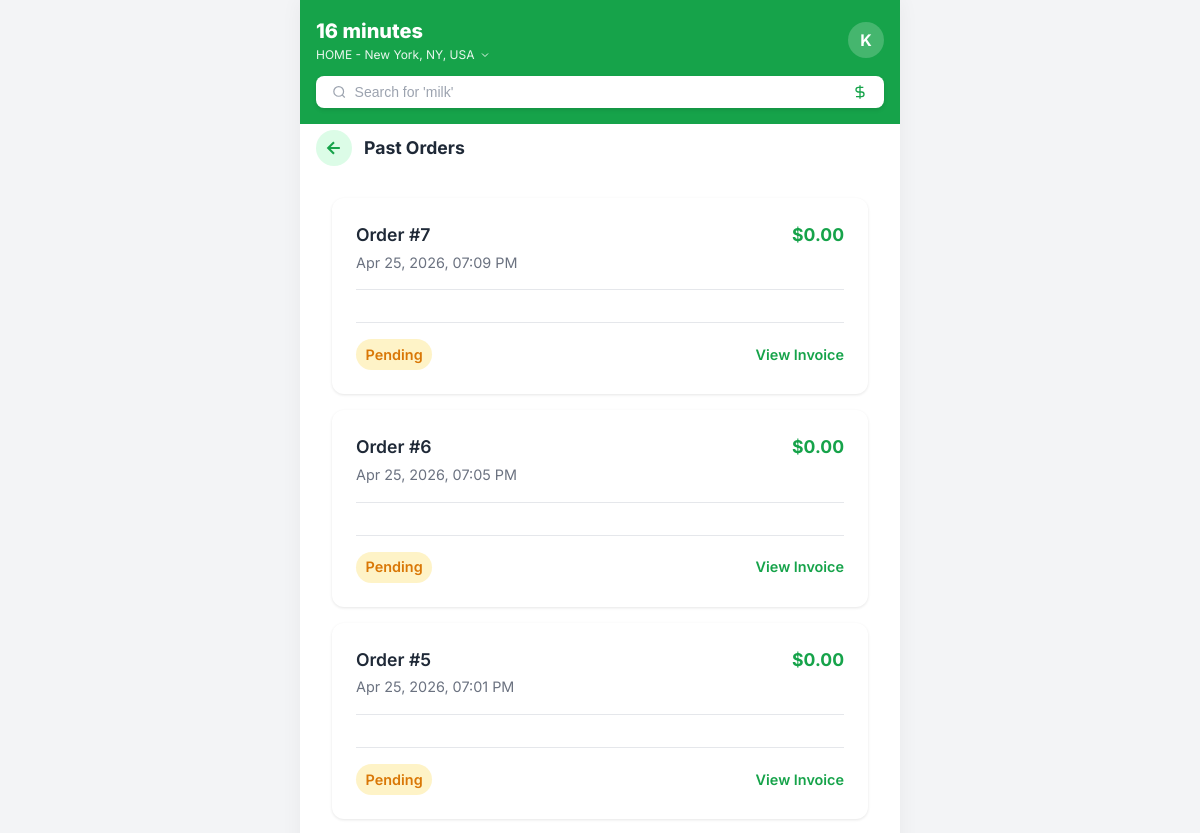
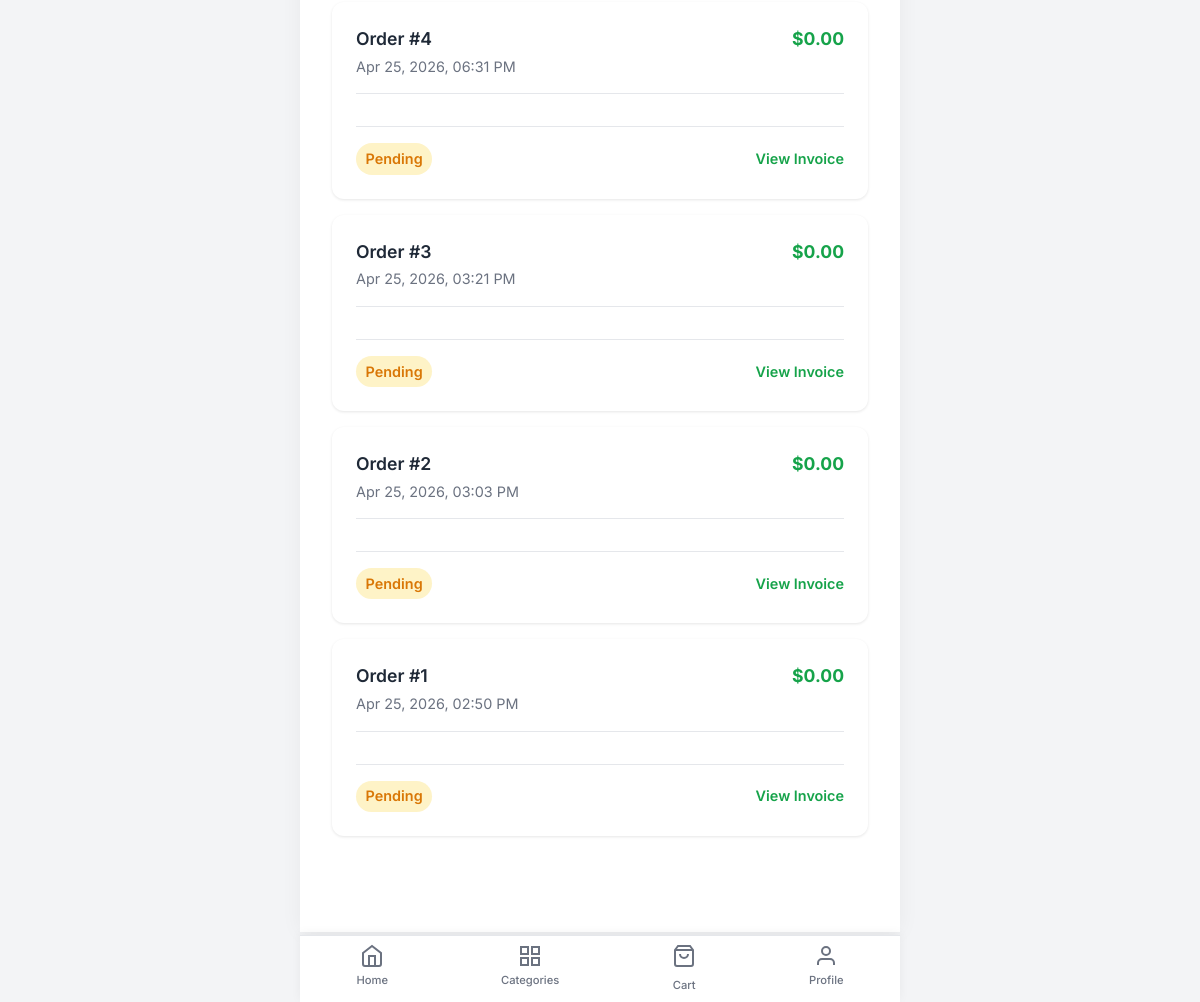
The page /accounts/orders/ (signed in) on the database its author committed (2 pictures, top to bottom).
### orders/models.py (models this page shows, shortened)
class Order(models.Model):
    user = models.ForeignKey(settings.AUTH_USER_MODEL, on_delete=models.CASCADE, null=True, blank=True)
    first_name = models.CharField(max_length=50)
    last_name = models.CharField(max_length=50)
    email = models.EmailField()
    address = models.CharField(max_length=250)
    postal_code = models.CharField(max_length=20)
    city = models.CharField(max_length=100)
    shipping_address = models.ForeignKey('accounts.Address', on_delete=models.SET_NULL, null=True, blank=True, related_name='orders')
    payment_method = models.ForeignKey('accounts.PaymentMethod', on_delete=models.SET_NULL, null=True, blank=True, related_name='orders')
    created = models.DateTimeField(auto_now_add=True)
    updated = models.DateTimeField(auto_now=True)
    paid = models.BooleanField(default=False)
    class Meta:
        ordering = ('-created',)
    def get_total_cost(self):
        return sum(item.get_cost() for item in self.items.all())

### accounts/views.py (the view)
# urls.py: path('orders/', views.orders, name='orders'),
@login_required
def orders(request):
    user_orders = Order.objects.filter(user=request.user).order_by('-created')
    return render(request, 'accounts/orders.html', {'orders': user_orders})

### cart/cart.py (called while the page is built)
    def __len__(self):
        return sum(item['quantity'] for item in self.cart.values())

### cart/context_processors.py (called while the page is built)
def cart(request):
    return {'cart': Cart(request)}

### accounts/templates/accounts/orders.html (shortened to what this page needs)
{% extends 'base.html' %}
{% block content %}
<div class="search-page-header">
    <a href="{% url 'accounts:profile' %}" class="back-btn" aria-label="Go back">
        <svg width="20" height="20" viewBox="0 0 24 24" fill="none" stroke="currentColor" stroke-width="2.5">
            <path d="M19 12H5M12 5l-7 7 7 7"/>
        </svg>
    </a>
    <h1 class="search-page-title">Past Orders</h1>
</div>
<div style="padding: 1rem; padding-bottom: 80px;">
    {% if orders %}
        <div style="display: flex; flex-direction: column; gap: 1rem;">
            {% for order in orders %}
            <div style="background: white; border-radius: 12px; padding: 1.5rem; box-shadow: 0 1px 3px rgba(0,0,0,0.1);">
                <div style="display: flex; justify-content: space-between; align-items: flex-start; margin-bottom: 1rem;">
                    <div>
                        <h3 style="margin: 0; font-size: 1.1rem; font-weight: 600;">Order #{{ order.id }}</h3>
                        <p style="margin: 0.2rem 0 0; color: #6b7280; font-size: 0.9rem;">{{ order.created|date:"M d, Y, h:i A" }}</p>
                    </div>
                    <div style="font-weight: 700; color: var(--primary); font-size: 1.1rem;">
                        ${{ order.get_total_cost|floatformat:2 }}
                    </div>
                </div>
                <div style="border-top: 1px solid #e5e7eb; padding-top: 1rem; margin-bottom: 1rem;">
                </div>
                <div style="display: flex; justify-content: space-between; align-items: center; border-top: 1px solid #e5e7eb; padding-top: 1rem;">
                    <span style="display: inline-flex; align-items: center; gap: 0.3rem; font-size: 0.9rem; font-weight: 600; color: {% if order.paid %}var(--primary){% else %}#d97706{% endif %}; background: {% if order.paid %}var(--primary-light){% else %}#fef3c7{% endif %}; padding: 0.3rem 0.6rem; border-radius: 20px;">
                        {% if order.paid %}
                            <svg width="14" height="14" viewBox="0 0 24 24" fill="none" stroke="currentColor" stroke-width="2.5"><polyline points="20 6 9 17 4 12"></polyline></svg>
                            Paid
                        {% else %}
                            Pending
                        {% endif %}
                    </span>
                    <a href="#" style="color: var(--primary); font-weight: 600; text-decoration: none; font-size: 0.9rem;">View Invoice</a>
                </div>
            </div>
            {% endfor %}
        </div>
    {% endif %}
</div>
{% endblock %}

### templates/base.html (shortened to what this page needs)
<!doctype html>
<html lang="en">
<head>
    {% load static %}
    <link rel="stylesheet" href="{% static 'css/styles.css' %}">
</head>
<body>
    <div class="app-container">
        <header class="top-header">
            <div class="header-top-row">
                <a href="{% url 'address' %}" class="delivery-info-link">
                    <div class="delivery-info">
                        <div class="delivery-time">16 minutes</div>
                        <div class="delivery-location">
                            {% if request.session.delivery_address %}
                                HOME - {{ request.session.delivery_address|truncatechars:30 }}
                            {% else %}
                                HOME - New York, NY, USA
                            {% endif %}
                            <svg width="12" height="12" viewBox="0 0 24 24" fill="none" stroke="currentColor" stroke-width="2"><path d="M6 9l6 6 6-6"/></svg>
                        </div>
                    </div>
                </a>
                <a href="{% url 'accounts:profile' %}" class="profile-icon" style="text-decoration: none; color: inherit;">
                    {% if request.user.is_authenticated %}
                        {{ request.user.username|make_list|first|upper }}
                    {% else %}
                        <svg width="20" height="20" viewBox="0 0 24 24" fill="none" stroke="currentColor" stroke-width="2"><path d="M20 21v-2a4 4 0 0 0-4-4H8a4 4 0 0 0-4 4v2"></path><circle cx="12" cy="7" r="4"></circle></svg>
                    {% endif %}
                </a>
            </div>
            <form action="{% url 'search' %}" method="get" class="search-bar-container" id="search-form">
                <svg width="16" height="16" viewBox="0 0 24 24" fill="none" stroke="#9ca3af" stroke-width="2"><circle cx="11" cy="11" r="8"></circle><line x1="21" y1="21" x2="16.65" y2="16.65"></line></svg>
                <input type="text" name="q" id="search-input" class="search-input" placeholder="Search for 'milk'"
                       value="{% if request.GET.q %}{{ request.GET.q }}{% endif %}"
                       autocomplete="off">
                <button type="submit" class="search-dollar-btn" aria-label="Search">
                    <svg width="16" height="16" viewBox="0 0 24 24" fill="none" stroke="#16a34a" stroke-width="2"><path d="M12 2v20M17 5H9.5a3.5 3.5 0 0 0 0 7h5a3.5 3.5 0 0 1 0 7H6"/></svg>
                </button>
            </form>
        </header>
        <main class="main-content">
            {% block content %}
            {% endblock %}
        </main>
        <nav class="bottom-nav">
            <a href="{% url 'index' %}" class="nav-item {% block nav_home %}{% endblock %}">
                <svg class="nav-icon" viewBox="0 0 24 24" fill="none" stroke="currentColor" stroke-width="2"><path d="M3 9l9-7 9 7v11a2 2 0 0 1-2 2H5a2 2 0 0 1-2-2z"></path><polyline points="9 22 9 12 15 12 15 22"></polyline></svg>
                Home
            </a>
            <a href="{% url 'search' %}" class="nav-item {% block nav_search %}{% endblock %}">
                <svg class="nav-icon" viewBox="0 0 24 24" fill="none" stroke="currentColor" stroke-width="2"><rect x="3" y="3" width="7" height="7"></rect><rect x="14" y="3" width="7" height="7"></rect><rect x="14" y="14" width="7" height="7"></rect><rect x="3" y="14" width="7" height="7"></rect></svg>
                Categories
            </a>
            <a href="{% url 'cart:cart_detail' %}" class="nav-item {% block nav_cart %}{% endblock %}">
                <div style="position: relative;">
                    <svg class="nav-icon" viewBox="0 0 24 24" fill="none" stroke="currentColor" stroke-width="2"><path d="M6 2L3 6v14a2 2 0 0 0 2 2h14a2 2 0 0 0 2-2V6l-3-4z"></path><line x1="3" y1="6" x2="21" y2="6"></line><path d="M16 10a4 4 0 0 1-8 0"></path></svg>
                </div>
                Cart
            </a>
            {% if request.user.is_authenticated %}
            <a href="{% url 'accounts:profile' %}" class="nav-item">
                <svg class="nav-icon" viewBox="0 0 24 24" fill="none" stroke="currentColor" stroke-width="2"><path d="M20 21v-2a4 4 0 0 0-4-4H8a4 4 0 0 0-4 4v2"></path><circle cx="12" cy="7" r="4"></circle></svg>
                Profile
            </a>
            {% else %}
            <a href="{% url 'accounts:login' %}" class="nav-item">
                <svg class="nav-icon" viewBox="0 0 24 24" fill="none" stroke="currentColor" stroke-width="2"><path d="M20 21v-2a4 4 0 0 0-4-4H8a4 4 0 0 0-4 4v2"></path><circle cx="12" cy="7" r="4"></circle></svg>
                Login
            </a>
            {% endif %}
        </nav>
    </div>
</body>
</html>

### static/css/styles.css (style rules this page uses)
:root { --primary: #16a34a; --primary-hover: #15803d; --primary-light: #dcfce7; --bg: #f3f4f6; --surface: #ffffff; --text: #1f2937; --text-muted: #6b7280; --border: #e5e7eb; --danger: #ef4444; --success: #10b981; --warning: #f59e0b; }
* { box-sizing: border-box; margin: 0; padding: 0; }
body { font-family: 'Inter', system-ui, -apple-system, sans-serif; background-color: var(--bg); color: var(--text); line-height: 1.5; -webkit-font-smoothing: antialiased; padding-bottom: 70px; }
a { text-decoration: none; color: inherit; }
.app-container { max-width: 600px; margin: 0 auto; background-color: var(--bg); min-height: 100vh; box-shadow: 0 0 20px rgba(0,0,0,0.05); position: relative; }
.top-header { background-color: var(--primary); color: white; padding: 1rem; position: sticky; top: 0; z-index: 100; }
.header-top-row { display: flex; justify-content: space-between; align-items: center; margin-bottom: 0.75rem; }
.delivery-info-link { display: block; text-decoration: none; color: white; border-radius: 8px; padding: 4px 8px 4px 4px; margin: -4px -4px -4px -4px; transition: background 0.15s; }
.delivery-info { display: flex; flex-direction: column; }
.delivery-time { font-weight: 800; font-size: 1.25rem; }
.delivery-location { font-size: 0.75rem; opacity: 0.9; display: flex; align-items: center; gap: 4px; }
.profile-icon { width: 36px; height: 36px; background-color: rgba(255,255,255,0.2); border-radius: 50%; display: flex; align-items: center; justify-content: center; font-weight: bold; flex-shrink: 0; }
.search-bar-container { background-color: white; border-radius: 8px; padding: 0.5rem 1rem; display: flex; align-items: center; gap: 8px; box-shadow: 0 2px 4px rgba(0,0,0,0.1); }
.search-input { border: none; outline: none; width: 100%; font-size: 0.875rem; color: var(--text); background: transparent; }
.search-input::placeholder { color: #9ca3af; }
.search-dollar-btn { background: none; border: none; cursor: pointer; padding: 0; display: flex; align-items: center; flex-shrink: 0; }
.main-content { padding: 1rem; background-color: white; border-radius: 12px 12px 0 0; margin-top: -10px; position: relative; z-index: 10; }
.search-page-header { display: flex; align-items: center; gap: 0.75rem; margin-bottom: 1rem; }
.search-page-title { font-size: 1.1rem; font-weight: 700; }
.back-btn { width: 36px; height: 36px; display: flex; align-items: center; justify-content: center; border-radius: 50%; background: var(--primary-light); color: var(--primary); flex-shrink: 0; transition: background 0.15s; }
.bottom-nav { position: fixed; bottom: 0; left: 50%; transform: translateX(-50%); width: 100%; max-width: 600px; background-color: white; border-top: 1px solid var(--border); display: flex; justify-content: space-around; padding: 0.5rem 0; z-index: 100; box-shadow: 0 -2px 10px rgba(0,0,0,0.05); }
.nav-item { display: flex; flex-direction: column; align-items: center; gap: 4px; color: var(--text-muted); font-size: 0.7rem; font-weight: 500; transition: color 0.15s; }
.nav-icon { width: 24px; height: 24px; }

### rows shown on the page
Order: id "7", created "Apr 25, 2026, 07:09 PM", get_total_cost "0.00", paid "Pending"
Order: id "6", created "Apr 25, 2026, 07:05 PM", get_total_cost "0.00", paid "Pending"
Order: id "5", created "Apr 25, 2026, 07:01 PM", get_total_cost "0.00", paid "Pending"
Order: id "4", created "Apr 25, 2026, 06:31 PM", get_total_cost "0.00", paid "Pending"
Order: id "3", created "Apr 25, 2026, 03:21 PM", get_total_cost "0.00", paid "Pending"
Order: id "2", created "Apr 25, 2026, 03:03 PM", get_total_cost "0.00", paid "Pending"
Order: id "1", created "Apr 25, 2026, 02:50 PM", get_total_cost "0.00", paid "Pending"

### other values the page prints
{{ request.user.username|make_list|first|upper }} "K"
